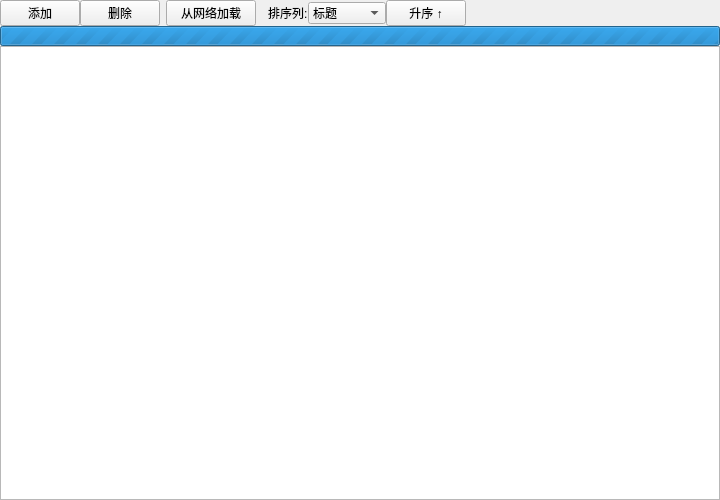
<?xml version="1.0" encoding="UTF-8"?>
<ui version="4.0">
 <class>Widget</class>
 <widget class="QWidget" name="Widget">
  <property name="geometry">
   <rect>
    <x>0</x>
    <y>0</y>
    <width>720</width>
    <height>500</height>
   </rect>
  </property>
  <property name="windowTitle">
   <string>TodoList</string>
  </property>
  <layout class="QVBoxLayout" name="rootLayout">
   <property name="spacing">
    <number>0</number>
   </property>
   <property name="leftMargin">
    <number>0</number>
   </property>
   <property name="topMargin">
    <number>0</number>
   </property>
   <property name="rightMargin">
    <number>0</number>
   </property>
   <property name="bottomMargin">
    <number>0</number>
   </property>
   <item>
    <layout class="QHBoxLayout" name="toolbarLayout">
     <property name="spacing">
      <number>0</number>
     </property>
     <property name="leftMargin">
      <number>0</number>
     </property>
     <property name="topMargin">
      <number>0</number>
     </property>
     <property name="rightMargin">
      <number>0</number>
     </property>
     <property name="bottomMargin">
      <number>0</number>
     </property>
     <item>
      <widget class="QPushButton" name="m_btnAdd">
       <property name="minimumSize">
        <size>
         <width>60</width>
         <height>0</height>
        </size>
       </property>
       <property name="text">
        <string>添加</string>
       </property>
      </widget>
     </item>
     <item>
      <widget class="QPushButton" name="m_btnDelete">
       <property name="minimumSize">
        <size>
         <width>60</width>
         <height>0</height>
        </size>
       </property>
       <property name="text">
        <string>删除</string>
       </property>
      </widget>
     </item>
     <item>
      <spacer name="spacerSep1">
       <property name="orientation">
        <enum>Qt::Horizontal</enum>
       </property>
       <property name="sizeType">
        <enum>QSizePolicy::Fixed</enum>
       </property>
       <property name="sizeHint" stdset="0">
        <size>
         <width>6</width>
         <height>20</height>
        </size>
       </property>
      </spacer>
     </item>
     <item>
      <widget class="QPushButton" name="m_btnNetwork">
       <property name="minimumSize">
        <size>
         <width>90</width>
         <height>0</height>
        </size>
       </property>
       <property name="text">
        <string>从网络加载</string>
       </property>
      </widget>
     </item>
     <item>
      <spacer name="spacerSep2">
       <property name="orientation">
        <enum>Qt::Horizontal</enum>
       </property>
       <property name="sizeType">
        <enum>QSizePolicy::Fixed</enum>
       </property>
       <property name="sizeHint" stdset="0">
        <size>
         <width>12</width>
         <height>20</height>
        </size>
       </property>
      </spacer>
     </item>
     <item>
      <widget class="QLabel" name="labelColumn">
       <property name="text">
        <string>排序列:</string>
       </property>
      </widget>
     </item>
     <item>
      <widget class="QComboBox" name="m_cmbColumn">
       <item>
        <property name="text">
         <string>标题</string>
        </property>
       </item>
       <item>
        <property name="text">
         <string>优先级</string>
        </property>
       </item>
       <item>
        <property name="text">
         <string>截止日期</string>
        </property>
       </item>
       <item>
        <property name="text">
         <string>完成状态</string>
        </property>
       </item>
      </widget>
     </item>
     <item>
      <widget class="QPushButton" name="m_btnOrder">
       <property name="minimumSize">
        <size>
         <width>70</width>
         <height>0</height>
        </size>
       </property>
       <property name="text">
        <string>升序 ↑</string>
       </property>
      </widget>
     </item>
     <item>
      <widget class="QLabel" name="m_lblSortInfo">
       <property name="styleSheet">
        <string notr="true">color: #666;</string>
       </property>
       <property name="text">
        <string/>
       </property>
      </widget>
     </item>
     <item>
      <spacer name="spacerStretch">
       <property name="orientation">
        <enum>Qt::Horizontal</enum>
       </property>
       <property name="sizeHint" stdset="0">
        <size>
         <width>40</width>
         <height>20</height>
        </size>
       </property>
      </spacer>
     </item>
    </layout>
   </item>
   <item>
    <widget class="QProgressBar" name="m_progressBar">
     <property name="minimumSize">
      <size>
       <width>0</width>
       <height>20</height>
      </size>
     </property>
     <property name="maximumSize">
      <size>
       <width>16777215</width>
       <height>20</height>
      </size>
     </property>
     <property name="visible">
      <bool>false</bool>
     </property>
     <property name="maximum">
      <number>0</number>
     </property>
     <property name="value">
      <number>0</number>
     </property>
     <property name="textVisible">
      <bool>false</bool>
     </property>
    </widget>
   </item>
   <item>
    <widget class="QTreeView" name="m_view">
     <property name="alternatingRowColors">
      <bool>true</bool>
     </property>
     <property name="selectionMode">
      <enum>QAbstractItemView::SingleSelection</enum>
     </property>
     <property name="selectionBehavior">
      <enum>QAbstractItemView::SelectRows</enum>
     </property>
     <property name="rootIsDecorated">
      <bool>false</bool>
     </property>
     <attribute name="headerStretchLastSection">
      <bool>true</bool>
     </attribute>
    </widget>
   </item>
  </layout>
 </widget>
 <resources/>
 <connections/>
</ui>
